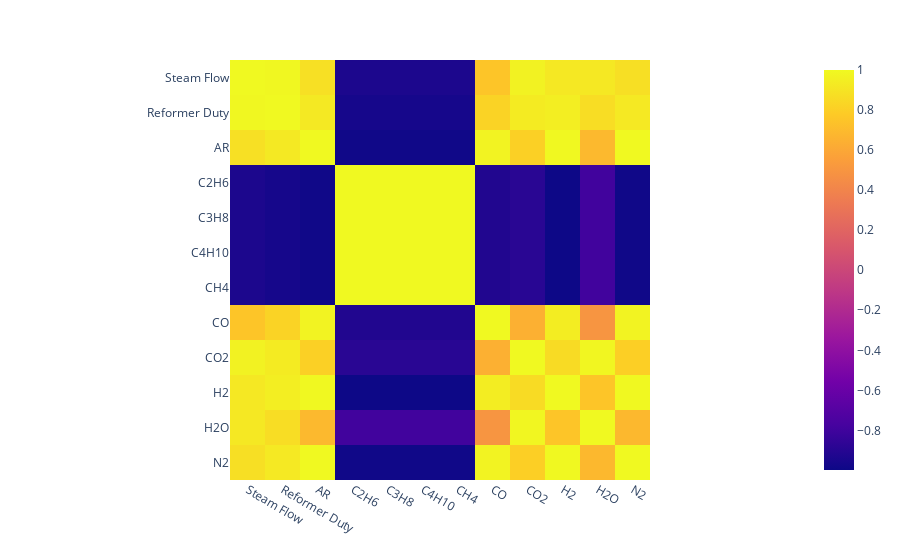

The cell this chart's notebook holds for it:
### Code cell
import plotly.express as px
fig=px.imshow(heat_map_data)
fig.show()

### Figure 1 — Plotly figure (JSON) as saved in the notebook; plotly's stock layout.template omitted (floating-point values rounded to 4 significant figures; data arrays with more than 128 entries replaced by an {"elided": "..."} marker saying what was removed)
{"data": [{"coloraxis": "coloraxis", "hovertemplate": "x: %{x}<br>y: %{y}<br>color: %{z}<extra></extra>", "name": "0", "type": "heatmap", "x": ["Steam Flow", "Reformer Duty", "AR", "C2H6", "C3H8", "C4H10", "CH4", "CO", "CO2", "H2", "H2O", "N2"], "xaxis": "x", "y": ["Steam Flow", "Reformer Duty", "AR", "C2H6", "C3H8", "C4H10", "CH4", "CO", "CO2", "H2", "H2O", "N2"], "yaxis": "y", "z": {"elided": "12x12 float values"}}], "layout": {"coloraxis": {"colorscale": [[0, "#0d0887"], [0.1111, "#46039f"], [0.2222, "#7201a8"], [0.3333, "#9c179e"], [0.4444, "#bd3786"], [0.5556, "#d8576b"], [0.6667, "#ed7953"], [0.7778, "#fb9f3a"], [0.8889, "#fdca26"], [1, "#f0f921"]]}, "margin": {"t": 60}, "xaxis": {"anchor": "y", "constrain": "domain", "domain": [0, 1], "scaleanchor": "y"}, "yaxis": {"anchor": "x", "autorange": "reversed", "constrain": "domain", "domain": [0, 1]}}}
